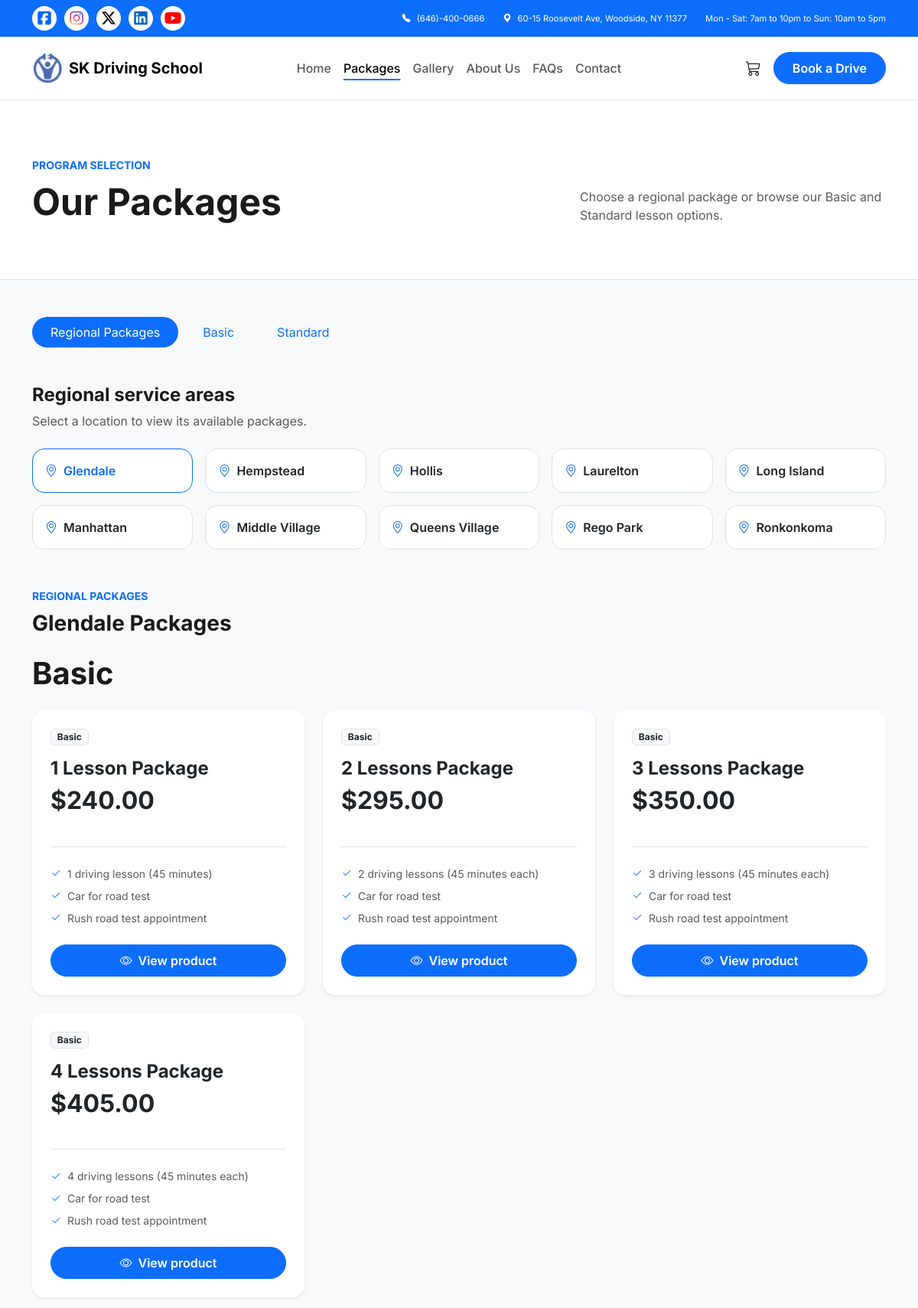
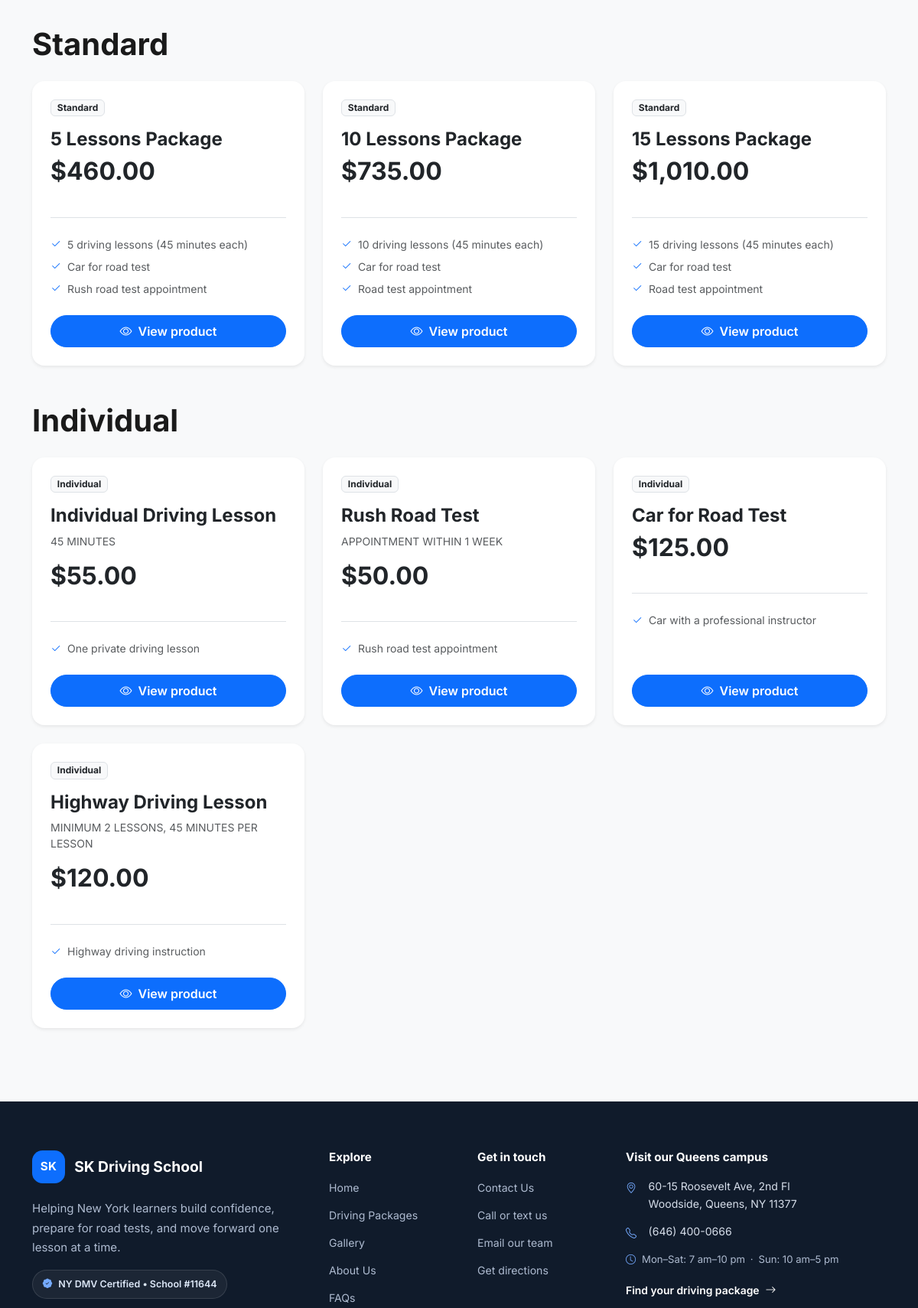
Screenshot of /packages.php?region=Glendale (upper part) with the database file from the repository (2 pictures, top to bottom).
### tables this page shows
CREATE TABLE IF NOT EXISTS products (
    id BIGINT UNSIGNED NOT NULL AUTO_INCREMENT PRIMARY KEY,
    category VARCHAR(32) NOT NULL,
    region VARCHAR(120) NULL,
    name VARCHAR(180) NOT NULL,
    price_cents INT UNSIGNED NOT NULL,
    subtitle VARCHAR(255) NULL,
    features JSON NOT NULL,
    is_active TINYINT(1) NOT NULL DEFAULT 1,
    sort_order INT NOT NULL DEFAULT 0,
    created_at TIMESTAMP NOT NULL DEFAULT CURRENT_TIMESTAMP,
    updated_at TIMESTAMP NOT NULL DEFAULT CURRENT_TIMESTAMP ON UPDATE CURRENT_TIMESTAMP,
    INDEX products_active_category_order (is_active, category, sort_order),
    INDEX products_region_category (region, category, is_active)
);

### includes/package-catalog.php (called while the page is built, shortened)
<?php
require_once __DIR__ . '/db.php';
$regionalServiceAreas = [
    'Glendale',
    'Hempstead',
    'Hollis',
    'Laurelton',
    'Long Island',
    'Manhattan',
    'Middle Village',
    'Queens Village',
    'Rego Park',
    'Ronkonkoma',
];
$packagesByCategory = [];
$regionalPackagesByArea = [];
$productCatalogReady = false;
if ($pdo === null) {
    $productCatalogError = 'The package catalog is unavailable because the database is not connected.';
} else {
    $tableStatement = $pdo->prepare(
        'SELECT COUNT(*) FROM information_schema.TABLES WHERE TABLE_SCHEMA = DATABASE() AND TABLE_NAME = ?'
    );
    $tableStatement->execute(['products']);
    $productCatalogReady = (int) $tableStatement->fetchColumn() === 1;
}
if ($productCatalogReady) {
    $statement = $pdo->query(
        'SELECT id, category, region, name, price_cents, subtitle, features, sort_order
         FROM products
         WHERE is_active = 1
         ORDER BY sort_order, id'
    );
    foreach ($statement->fetchAll() as $row) {
        $features = json_decode($row['features'], true);
        $features = array_values(array_filter($features, 'is_string'));
        $product = [
            'id' => (int) $row['id'],
            'category' => $row['category'],
            'region' => $row['region'] ?? '',
            'name' => $row['name'],
            'price' => ((int) $row['price_cents']) / 100,
            'features' => $features,
            'sort_order' => (int) $row['sort_order'],
        ];
        if (is_string($row['subtitle']) && $row['subtitle'] !== '') {
            $product['subtitle'] = $row['subtitle'];
        }
        if ($product['region'] === '') {
            $packagesByCategory[$product['category']][] = $product;
        } else {
            $regionalPackagesByArea[$product['region']][$product['category']][] = $product;
        }
    }
}

### packages.php (the view, shortened to what this page needs)
<?php
require_once 'includes/package-catalog.php';
$selectedRegion = null;
if (isset($_GET['region']) && is_string($_GET['region']) && in_array($_GET['region'], $regionalServiceAreas, true)) {
    $selectedRegion = $_GET['region'];
}
function renderPackageCards(array $packages, string $category): void
{
    foreach ($packages as $package): ?>
        <div class="col-lg-4 col-md-6">
            <article class="card border-0 shadow-sm rounded-4 h-100 p-4 d-flex flex-column">
                <span class="badge bg-light text-dark border align-self-start mb-3">
                    <?= htmlspecialchars($category, ENT_QUOTES, 'UTF-8') ?>
                </span>
                <h3 class="h4 fw-bold"><?= htmlspecialchars($package['name'], ENT_QUOTES, 'UTF-8') ?></h3>
                <?php if (isset($package['subtitle'])): ?>
                    <p class="text-muted small text-uppercase"><?= htmlspecialchars($package['subtitle'], ENT_QUOTES, 'UTF-8') ?></p>
                <?php endif; ?>
                <div class="d-flex align-items-baseline mb-4">
                    <span class="h2 fw-bold mb-0">$<?= number_format($package['price'], 2) ?></span>
                </div>
                <ul class="list-unstyled small text-muted my-3 border-top pt-4 flex-grow-1">
                    <?php foreach ($package['features'] as $feature): ?>
                        <li class="mb-2"><i class="bi bi-check2 text-primary me-2" aria-hidden="true"></i><?= htmlspecialchars($feature, ENT_QUOTES, 'UTF-8') ?></li>
                    <?php endforeach; ?>
                </ul>
                <a class="btn btn-primary w-100 rounded-pill py-2 fw-semibold mt-auto"
                    href="product?id=<?= (int) $package['id'] ?>">
                    <i class="bi bi-eye me-2" aria-hidden="true"></i>View product
                </a>
            </article>
        </div>
    <?php endforeach;
}
$regionalCategoryPackages = $selectedRegion === null
    ? []
    : ($regionalPackagesByArea[$selectedRegion] ?? []);
include 'includes/header.php';
?>
<header class="site-header">
    <?php
    require_once 'includes/topbar.php';
    require_once 'includes/navbar.php';
    ?>
</header>
<section class="py-5 bg-white border-bottom">
    <div class="container py-4">
        <span class="text-primary fw-bold small text-uppercase tracking-wide">Program Selection</span>
        <div class="d-flex justify-content-between align-items-end mt-2">
            <h1 class="display-5 fw-bold mb-0">Our Packages</h1>
            <p class="text-muted mb-0 d-none d-md-block" style="max-width: 400px;">Choose a regional package or browse our Basic and Standard lesson options.</p>
        </div>
    </div>
</section>
<section class="py-5 bg-light">
    <div class="container">
        <ul class="nav nav-pills mb-5 gap-2" id="package-tabs" role="tablist">
            <li class="nav-item" role="presentation">
                <button class="nav-link active rounded-pill px-4" id="regional-tab" data-bs-toggle="pill" data-bs-target="#regional-panel" type="button" role="tab" aria-controls="regional-panel" aria-selected="true">Regional Packages</button>
            </li>
            <li class="nav-item" role="presentation">
                <button class="nav-link rounded-pill px-4" id="basic-tab" data-bs-toggle="pill" data-bs-target="#basic-panel" type="button" role="tab" aria-controls="basic-panel" aria-selected="false">Basic</button>
            </li>
            <li class="nav-item" role="presentation">
                <button class="nav-link rounded-pill px-4" id="standard-tab" data-bs-toggle="pill" data-bs-target="#standard-panel" type="button" role="tab" aria-controls="standard-panel" aria-selected="false">Standard</button>
            </li>
        </ul>
        <div class="tab-content" id="package-tabs-content">
            <div class="tab-pane fade show active" id="regional-panel" role="tabpanel" aria-labelledby="regional-tab" tabindex="0">
                <section class="mb-5" id="regional-packages" aria-labelledby="regional-areas-heading">
                    <div class="mb-4">
                        <h2 class="h4 fw-bold mb-2" id="regional-areas-heading">Regional service areas</h2>
                        <p class="text-muted mb-0">Select a location to view its available packages.</p>
                    </div>
                    <div class="row row-cols-2 row-cols-md-3 row-cols-lg-5 g-3">
                        <?php foreach ($regionalServiceAreas as $area): ?>
                            <div class="col">
                                <a href="?region=<?= rawurlencode($area) ?>#regional-packages"
                                    class="d-block bg-white border rounded-4 h-100 px-3 py-3 fw-semibold text-decoration-none <?= $selectedRegion === $area ? 'border-primary text-primary' : 'text-dark' ?>"
                                    <?= $selectedRegion === $area ? 'aria-current="true"' : '' ?>>
                                    <i class="bi bi-geo-alt text-primary me-2" aria-hidden="true"></i><?= htmlspecialchars($area, ENT_QUOTES, 'UTF-8') ?>
                                </a>
                            </div>
                        <?php endforeach; ?>
                    </div>
                </section>
                <?php if ($selectedRegion !== null): ?>
                    <section aria-labelledby="selected-region-heading">
                        <div class="mb-4">
                            <span class="text-primary fw-bold small text-uppercase tracking-wide">Regional packages</span>
                            <h2 class="h3 fw-bold mt-2" id="selected-region-heading"><?= htmlspecialchars($selectedRegion, ENT_QUOTES, 'UTF-8') ?> Packages</h2>
                        </div>
                        <?php foreach ($regionalCategoryPackages as $category => $packages): ?>
                            <section class="mb-5" aria-labelledby="regional-<?= strtolower($category) ?>-heading">
                                <h3 class="display-6 fw-bold mb-4" id="regional-<?= strtolower($category) ?>-heading">
                                    <?= htmlspecialchars($category, ENT_QUOTES, 'UTF-8') ?>
                                </h3>
                                <div class="row g-4">
                                    <?php renderPackageCards($packages, $category); ?>
                                </div>
                            </section>
                        <?php endforeach; ?>
                    </section>
                <?php endif; ?>
            </div>
        </div>
    </div>
</section>
<?php include 'includes/footer.php'; ?>

### rows the page displays
products: category "Basic", name "1 Lesson Package", price "240.00", feature "1 driving lesson (45 minutes)", feature "Car for road test", feature "Rush road test appointment"
products: category "Basic", name "2 Lessons Package", price "295.00", feature "2 driving lessons (45 minutes each)", feature "Car for road test", feature "Rush road test appointment"
products: category "Basic", name "3 Lessons Package", price "350.00", feature "3 driving lessons (45 minutes each)", feature "Car for road test", feature "Rush road test appointment"
products: category "Basic", name "4 Lessons Package", price "405.00", feature "4 driving lessons (45 minutes each)", feature "Car for road test", feature "Rush road test appointment"
products: category "Standard", name "5 Lessons Package", price "460.00", feature "5 driving lessons (45 minutes each)", feature "Car for road test", feature "Rush road test appointment"
products: category "Standard", name "10 Lessons Package", price "735.00", feature "10 driving lessons (45 minutes each)", feature "Car for road test", feature "Road test appointment"
products: category "Standard", name "15 Lessons Package", price "1,010.00", feature "15 driving lessons (45 minutes each)", feature "Car for road test", feature "Road test appointment"
products: category "Individual", name "Individual Driving Lesson", subtitle "45 MINUTES", price "55.00", feature "One private driving lesson"
products: category "Individual", name "Rush Road Test", subtitle "APPOINTMENT WITHIN 1 WEEK", price "50.00", feature "Rush road test appointment"
products: category "Individual", name "Car for Road Test", price "125.00", feature "Car with a professional instructor"
products: category "Individual", name "Highway Driving Lesson", subtitle "MINIMUM 2 LESSONS, 45 MINUTES PER LESSON", price "120.00", feature "Highway driving instruction"

### other values shown
$area "Glendale"
$area "Hempstead"
$area "Hollis"
$area "Laurelton"
$area "Long Island"
$area "Manhattan"
$area "Middle Village"
$area "Queens Village"
$area "Rego Park"
$area "Ronkonkoma"
$selectedRegion "Glendale"
$category "Basic"
$category "Standard"
$category "Individual"
